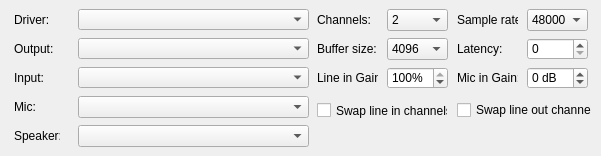
       <widget class="QWidget" name="tab">
        <attribute name="title">
         <string>Sound Card</string>
        </attribute>
        <widget class="QComboBox" name="cbPaSpeaker">
         <property name="geometry">
          <rect>
           <x>78</x>
           <y>125</y>
           <width>231</width>
           <height>22</height>
          </rect>
         </property>
        </widget>
        <widget class="QLabel" name="label_3">
         <property name="geometry">
          <rect>
           <x>14</x>
           <y>67</y>
           <width>61</width>
           <height>21</height>
          </rect>
         </property>
         <property name="text">
          <string>Input:</string>
         </property>
        </widget>
        <widget class="QLabel" name="label_11">
         <property name="geometry">
          <rect>
           <x>457</x>
           <y>38</y>
           <width>61</width>
           <height>21</height>
          </rect>
         </property>
         <property name="text">
          <string>Latency:</string>
         </property>
        </widget>
        <widget class="QComboBox" name="cbPaIn">
         <property name="geometry">
          <rect>
           <x>78</x>
           <y>67</y>
           <width>231</width>
           <height>21</height>
          </rect>
         </property>
        </widget>
        <widget class="QComboBox" name="cbPaBufferSize">
         <property name="geometry">
          <rect>
           <x>387</x>
           <y>38</y>
           <width>61</width>
           <height>22</height>
          </rect>
         </property>
         <property name="currentIndex">
          <number>4</number>
         </property>
         <item>
          <property name="text">
           <string>256</string>
          </property>
         </item>
         <item>
          <property name="text">
           <string>512</string>
          </property>
         </item>
         <item>
          <property name="text">
           <string>1024</string>
          </property>
         </item>
         <item>
          <property name="text">
           <string>2048</string>
          </property>
         </item>
         <item>
          <property name="text">
           <string>4096</string>
          </property>
         </item>
        </widget>
        <widget class="QLabel" name="label_59">
         <property name="geometry">
          <rect>
           <x>317</x>
           <y>67</y>
           <width>61</width>
           <height>21</height>
          </rect>
         </property>
         <property name="text">
          <string>Line in Gain:</string>
         </property>
        </widget>
        <widget class="QLabel" name="label_65">
         <property name="geometry">
          <rect>
           <x>457</x>
           <y>67</y>
           <width>61</width>
           <height>21</height>
          </rect>
         </property>
         <property name="text">
          <string>Mic in Gain:</string>
         </property>
        </widget>
        <widget class="QSpinBox" name="sbMicInGain">
         <property name="geometry">
          <rect>
           <x>527</x>
           <y>67</y>
           <width>61</width>
           <height>22</height>
          </rect>
         </property>
         <property name="suffix">
          <string> dB</string>
         </property>
         <property name="minimum">
          <number>-100</number>
         </property>
         <property name="maximum">
          <number>100</number>
         </property>
         <property name="value">
          <number>0</number>
         </property>
        </widget>
        <widget class="QSpinBox" name="sbLineInGain">
         <property name="geometry">
          <rect>
           <x>387</x>
           <y>67</y>
           <width>61</width>
           <height>22</height>
          </rect>
         </property>
         <property name="suffix">
          <string>%</string>
         </property>
         <property name="minimum">
          <number>0</number>
         </property>
         <property name="maximum">
          <number>100</number>
         </property>
         <property name="value">
          <number>100</number>
         </property>
        </widget>
        <widget class="QLabel" name="label_48">
         <property name="geometry">
          <rect>
           <x>14</x>
           <y>125</y>
           <width>46</width>
           <height>21</height>
          </rect>
         </property>
         <property name="text">
          <string>Speaker:</string>
         </property>
        </widget>
        <widget class="QComboBox" name="cbPaOut">
         <property name="geometry">
          <rect>
           <x>78</x>
           <y>38</y>
           <width>231</width>
           <height>21</height>
          </rect>
         </property>
        </widget>
        <widget class="QLabel" name="label_13">
         <property name="geometry">
          <rect>
           <x>317</x>
           <y>38</y>
           <width>61</width>
           <height>21</height>
          </rect>
         </property>
         <property name="text">
          <string>Buffer size:</string>
         </property>
        </widget>
        <widget class="QComboBox" name="cbPaDriver">
         <property name="geometry">
          <rect>
           <x>78</x>
           <y>9</y>
           <width>231</width>
           <height>21</height>
          </rect>
         </property>
        </widget>
        <widget class="QComboBox" name="cbPaMic">
         <property name="geometry">
          <rect>
           <x>78</x>
           <y>96</y>
           <width>231</width>
           <height>22</height>
          </rect>
         </property>
        </widget>
        <widget class="QLabel" name="label">
         <property name="geometry">
          <rect>
           <x>14</x>
           <y>9</y>
           <width>61</width>
           <height>21</height>
          </rect>
         </property>
         <property name="text">
          <string>Driver:</string>
         </property>
        </widget>
        <widget class="QCheckBox" name="chbSwapLineIn">
         <property name="geometry">
          <rect>
           <x>317</x>
           <y>100</y>
           <width>131</width>
           <height>21</height>
          </rect>
         </property>
         <property name="text">
          <string>Swap line in channels</string>
         </property>
        </widget>
        <widget class="QLabel" name="label_2">
         <property name="geometry">
          <rect>
           <x>14</x>
           <y>38</y>
           <width>61</width>
           <height>21</height>
          </rect>
         </property>
         <property name="text">
          <string>Output:</string>
         </property>
        </widget>
        <widget class="QCheckBox" name="chbSwapLineOut">
         <property name="geometry">
          <rect>
           <x>457</x>
           <y>100</y>
           <width>135</width>
           <height>20</height>
          </rect>
         </property>
         <property name="text">
          <string>Swap line out channels</string>
         </property>
        </widget>
        <widget class="QComboBox" name="cbPaSampleRate">
         <property name="geometry">
          <rect>
           <x>527</x>
           <y>9</y>
           <width>61</width>
           <height>22</height>
          </rect>
         </property>
         <item>
          <property name="text">
           <string>48000</string>
          </property>
         </item>
         <item>
          <property name="text">
           <string>96000</string>
          </property>
         </item>
         <item>
          <property name="text">
           <string>192000</string>
          </property>
         </item>
        </widget>
        <widget class="QLabel" name="label_4">
         <property name="geometry">
          <rect>
           <x>457</x>
           <y>9</y>
           <width>61</width>
           <height>22</height>
          </rect>
         </property>
         <property name="text">
          <string>Sample rate:</string>
         </property>
        </widget>
        <widget class="QLabel" name="label_12">
         <property name="geometry">
          <rect>
           <x>317</x>
           <y>9</y>
           <width>61</width>
           <height>22</height>
          </rect>
         </property>
         <property name="text">
          <string>Channels:</string>
         </property>
        </widget>
        <widget class="QLabel" name="label_38">
         <property name="geometry">
          <rect>
           <x>14</x>
           <y>96</y>
           <width>46</width>
           <height>21</height>
          </rect>
         </property>
         <property name="text">
          <string>Mic:</string>
         </property>
        </widget>
        <widget class="QComboBox" name="cbPaChannels">
         <property name="geometry">
          <rect>
           <x>387</x>
           <y>9</y>
           <width>61</width>
           <height>22</height>
          </rect>
         </property>
         <property name="currentIndex">
          <number>0</number>
         </property>
         <item>
          <property name="text">
           <string>2</string>
          </property>
         </item>
         <item>
          <property name="text">
           <string>4</string>
          </property>
         </item>
         <item>
          <property name="text">
           <string>2x2</string>
          </property>
         </item>
        </widget>
        <widget class="QSpinBox" name="sbPaLattency">
         <property name="geometry">
          <rect>
           <x>527</x>
           <y>38</y>
           <width>61</width>
           <height>22</height>
          </rect>
         </property>
        </widget>
       </widget>
